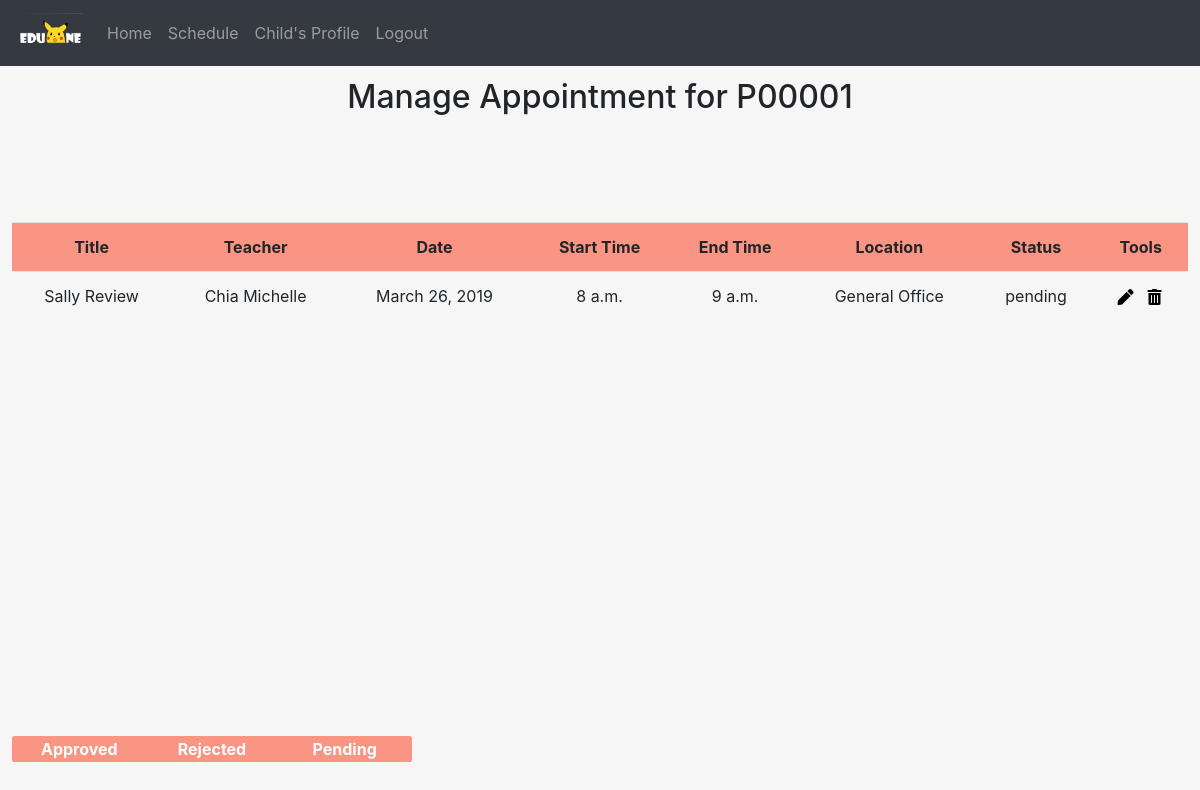
Screenshot of /schedule/appointment-manage/ (signed in) with the database file from the repository.
### main/models.py (models this page shows, shortened)
class User(AbstractUser):
    is_staff = models.BooleanField('Staff status', default=False)
    is_parent = models.BooleanField('Parent status', default=False)

class Appointment(models.Model):
    eventPlanner = models.ForeignKey(
        'EventPlanner',
        on_delete=models.CASCADE,
    )
    parent = models.ForeignKey(
        'ParentProfile',
        on_delete=models.CASCADE,
    )
    apptTitle = models.CharField(max_length=30)
    apptDescription = models.CharField(max_length=200)
    apptDate = models.DateField()
    apptLocation = models.CharField(max_length=50)
    apptTimeFrom = models.TimeField()
    apptTimeTo = models.TimeField()
    apptStatus = models.CharField(max_length=8, choices=APPOINTMENT_STATUS, default = 'pending')
    apptRejectionReason = models.CharField(max_length=200, default = '-')

class StaffProfile(models.Model):
    user = models.OneToOneField(
        User,
        on_delete=models.CASCADE
    )
    form_class = models.ForeignKey(
        'Class',
        null=True,
        on_delete=models.SET_NULL,
    )
    firstname = models.CharField(max_length=50)
    lastname = models.CharField(max_length=50)
    contact_number = models.CharField(max_length=20)
    def __str__(self):
        return "{} {}".format(self.lastname, self.firstname)

### main/views.py (the view)
# urls.py: path('schedule/appointment-manage/', views.appointment_manage, name='appointment-manage'),
@login_required
def appointment_manage(request, current='pending'):
	if request.user.is_staff:
		return HttpResponseForbidden()
	event_types = ('approved', 'rejected', 'pending')
	current_user = request.user
	obj = list()
	sp = StaffProfile.objects.all()
	if current not in event_types:
		return redirect('appointment-manage')
	elif current == event_types[0]: #accepted
		for i in Appointment.objects.all():
			if i.parent.user == current_user and i.apptStatus == 'approved':
				obj.append(i)
	elif current == event_types[1]: #rejected
		for i in Appointment.objects.all():
			if i.parent.user == current_user and i.apptStatus == 'rejected':
				obj.append(i)
	elif current == event_types[2]: #pending
		for i in Appointment.objects.all():
			if i.parent.user == current_user and i.apptStatus == 'pending':
				obj.append(i)
	context = {
		'user' : current_user,
		'obj': obj,
		'staffprofilelist': sp,
		'active_page': current #approved rejected pending
	}
	return render(request, 'appointment/appointment_manage.html', context)

### main/templates/appointment/appointment_manage.html (shortened to what this page needs)
{% include "common/header.html" %}
{% load static %}
{% block content %}
<!DOCTYPE html>
<head>
        <link rel="stylesheet" href="http://code.jquery.com/ui/1.11.0/themes/smoothness/jquery-ui.css">
</head>
<body>
    <div class="main-container">
            <h2>Manage Appointment for {{ user }}</h2>
    <div class="container-fluid">
    <div class="row" id="border">
        <div class="col-md-4" id="menu">
            <div class="row">
                <div class="col-md-4">
                    <a href="{% url 'appointment-manage' current='approved'%}"> Approved </a>
                </div>
                <div class="col-md-4">
                    <a href="{% url 'appointment-manage' current='rejected'%}"> Rejected </a>
                </div>
                <div class="col-md-4">
                    <a href="{% url 'appointment-manage' current='pending' %}"> Pending </a>
                </div>
            </div>
        </div>
    </div>
    <div class="row">
    <table class="table table-hover">
    {% if active_page == 'pending' %}
        <tr>
            <th>Title</th>
            <th>Teacher</th>
            <th>Date</th>
            <th>Start Time</th>
            <th>End Time</th>
            <th>Location</th>
            <th>Status</th>
            <th>Tools</th>
        </tr>
        {% for appointment in obj %}
            {% if user == appointment.parent.user %}
                <tr>
                    <td>{{ appointment.apptTitle }}</td>
                    {% for staff in staffprofilelist %}
                        {% if appointment.eventPlanner.user == staff.user %}
                            <td>{{ staff }}</td>
                        {% endif %}
                    {% endfor %}
                    <td>{{ appointment.apptDate }}</td>
                    <td>{{ appointment.apptTimeFrom }}</td>
                    <td>{{ appointment.apptTimeTo }}</td>
                    <td>{{ appointment.apptLocation }}</td>
                    <td>{{ appointment.apptStatus }}</td>
                    <td>
                        <a href="{% url 'appointment-update' appointment.id %}"><i class="fas fa-pen"></i></a>
                        <button class= "deletePending" btn data-id="{% url 'appointment-pending-delete' appointment.id %}"><i class="fas fa-trash-alt"></i></button>
                    </td>
                </tr>
            {% endif %}
        {% endfor %}
        </table>
    {% endif %}
</div>
</div>
</div>
</body>
</html>
{% endblock %}

### main/templates/appointment/appointment_manage.html (style rules this page uses)
.main-container { padding: 1%; }
h2 { text-align: center; }
#menu { border:1px solid; border-color: #FA9483; background-color: #FA9483; text-align: center; border-radius: 2px; position: absolute; bottom: 61%; }
#menu a { color: #FFFFFF; font-weight:bold; }
.table-hover { border:1px solid; border-left: none; border-right: none; border-bottom: none; text-align: center; }
th { background-color: #FA9483; text-align: center; }
table a { color: #000000; font-weight: bold; padding: 5%; }
.container-fluid { margin-top: 9%; }
.deleteApproved, .deletePending, .eventDetails { background: none; border: none; }

### rows the page displays
User: username "P00001"
Appointment: apptTitle "Sally Review", apptDate "March 26, 2019", apptTimeFrom "8 a.m.", apptTimeTo "9 a.m.", apptLocation "General Office", apptStatus "pending"
StaffProfile: lastname+firstname "Chia Michelle"
